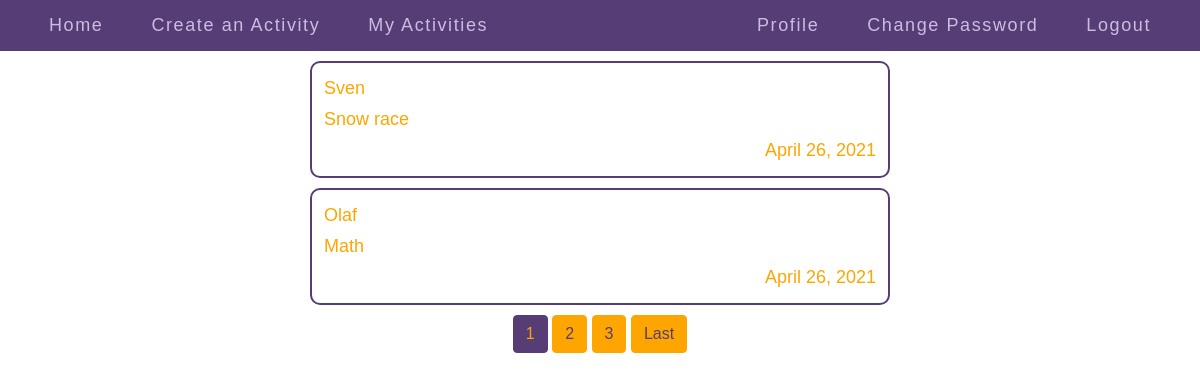
/index/ (signed in), run on an earlier commit of the app's database.
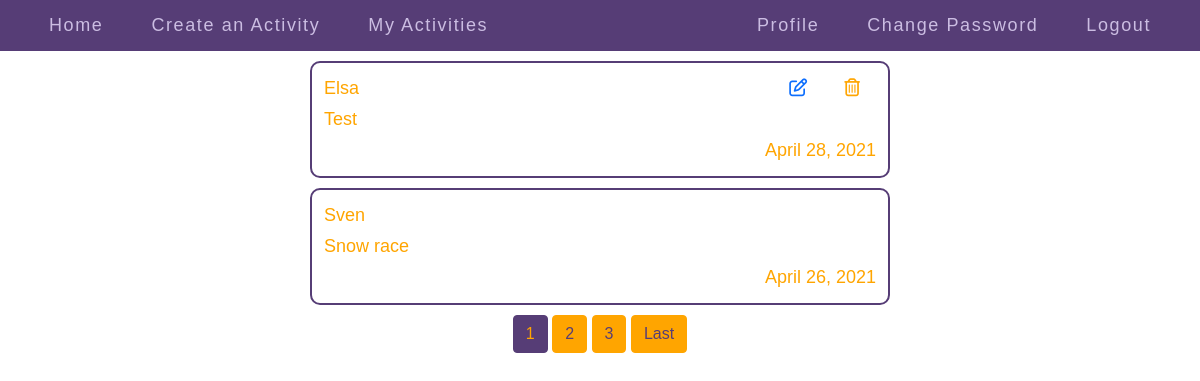
And on a later commit of the database.
### meet/models.py (models this page shows, shortened)
class Activity(models.Model):
    user = models.ForeignKey(User, on_delete=models.CASCADE, related_name="activities")
    title = models.CharField(max_length=128)
    description = models.TextField()
    time = models.DateTimeField(default=timezone.now)

### meet/views.py (the view)
# urls.py: path("index/", views.index, name="index"),
@login_required(login_url='/')
def index(request):
    activities = Activity.objects.all().order_by('-time')
    paginator = Paginator(activities, 2)
    page_num = request.GET.get('page')
    page_obj = paginator.get_page(page_num)
    return render(request, "meet/index.html", {
    "activities": page_obj
    })

### meet/templates/meet/index.html (shortened to what this page needs)
{% extends "meet/layout.html" %}
{% load static %}
{% block body %}
  <div class="index_page">
    {% for activity in activities %}
      <div class="indexpage_activity" data-id={{ activity.id }}>
        {% if request.user == activity.user %}
          <div class="fontawesome_icons">
            <a href="{% url 'edit_activity' activity.id %}"><i class="far fa-edit fontawesome_edit fontawesome_common"></i></a>
            <i data-id={{ activity.id }} class="far fa-trash-alt fontawesome_delete fontawesome_common"></i>
          </div>
        {% endif %}
        <div>
          {{ activity.user.username }}
        </div>
        <div>
          {{ activity.title }}
        </div>
        <div class="indexpage_posted_on">
          {{ activity.time|date:"F d, Y" }}
        </div>
      </div>
    {% endfor %}
    <div class="pagination_links">
      {% for num in activities.paginator.page_range %}
        {% if activities.number == num %}
          <a id="current_pagination_link" class="btn btn-info" href="?page={{ num }}">{{ num }}</a>
        {% elif num > activities.number|add:'-3' and num < activities.number|add:'3' %}
          <a class="btn btn-outline-info" href="?page={{ num }}">{{ num }}</a>
        {% endif %}
      {% endfor %}
      {% if activities.has_next %}
      <a class="btn btn-outline-info" href="?page={{ activities.paginator.num_pages }}">Last</a>
      {% endif %}
    </div>
  </div>
{% endblock %}

What changed in the data, as far as the page shows it:
no longer on this page (row unchanged): Activity: user.username "Olaf", title "Math", time "April 26, 2021"
added Activity: user.username "Elsa", title "Test", time "April 28, 2021"
